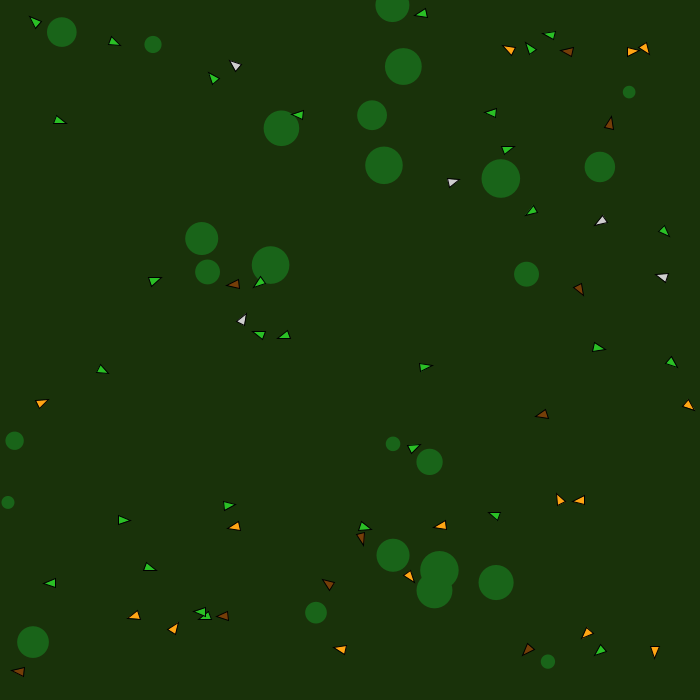
Frame 1 (no input)
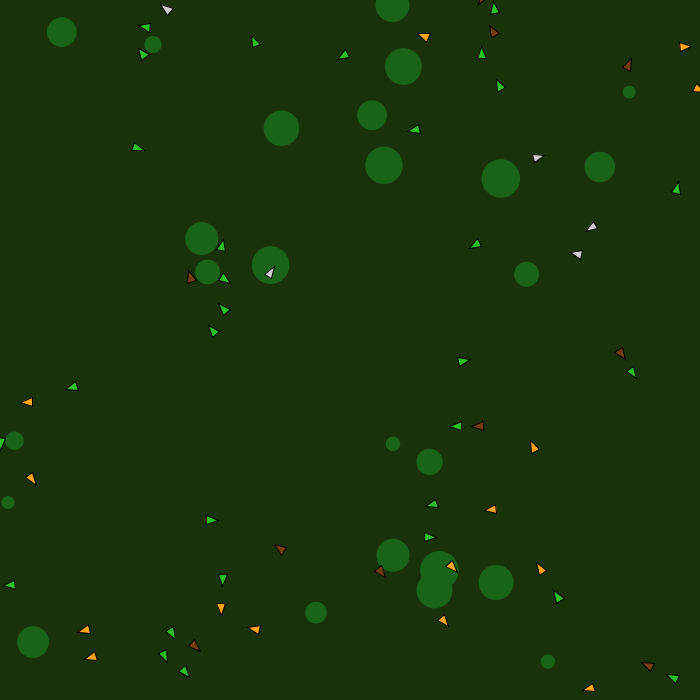
Frame 60 (the mouse pressed at the canvas centre just before this capture)
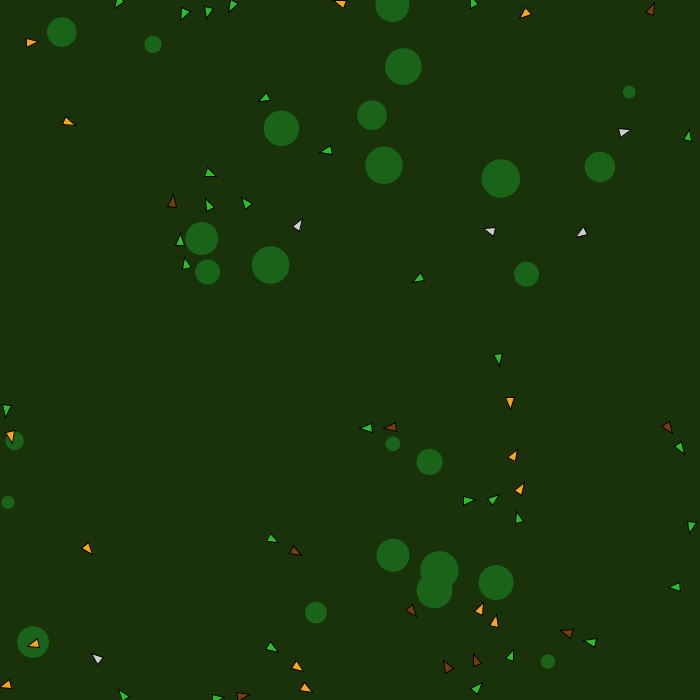
Frame 120 (the mouse held since frame 60 and released just before this capture)

The Processing sketch that drew these frames (run headless with seeded random() and noise(); from frame 60 on, the mouse is pressed at the canvas centre):

// Processing sketch: AutonomousAgents
// ── AutonomousAgents.pde
// Autonomous Agents - Steering Behaviors
// Complex Systems, Flocking
// Nature of Code, Chapter 6.10 to 6.13
// Flocking with obstacle avoidance. (via Reynolds)



ArrayList<Vehicle> agents;
ArrayList<Obstacle> obstacles;
boolean debug = true;


void setup() {
  size( 700, 700 );
  agents = new ArrayList<Vehicle>();
  // 1 == Cat group, 2 == mouse, 3 == Human, 4 == Dog
  for (int i = 0; i < 5; i++) {
    Vehicle v = new Vehicle( random(width), random(height) );
    v.group = 2;
    agents.add( v );
  }
    for (int i = 0; i < 30; i++) {
    Vehicle v = new Vehicle( random(width), random(height) );
    v.group = 3;
    agents.add( v );
  }
    for (int i = 0; i < 15; i++) {
    Vehicle v = new Vehicle( random(width), random(height) );
    v.group = 1;
    agents.add( v );
  }
    for (int i = 0; i < 10; i++) {
    Vehicle v = new Vehicle( random(width), random(height) );
    v.group = 4;
    agents.add( v );
    }
  obstacles = new ArrayList<Obstacle>();
  for (int i = 0; i < 25; i++) {
  obstacles.add( new Obstacle(  random(width-15), random(height-15), random(5,20) ) );
  }
}

void draw() {
  background( 25,50,10,50 );
  
  for (Obstacle ob : obstacles) {
    ob.render();
  }

  for (Vehicle v : agents) {

    v.run(agents);
    
  }
}
// ── Obstacle.pde
class Obstacle {
  PVector location;
  float radius;
  
  Obstacle( float x, float y, float r ) {
    location = new PVector( x, y );
    radius = r;
  }
  
  void render() {
    noStroke( );
    strokeWeight( 1 );
    fill( 25,100,25 );
    ellipse( location.x, location.y, radius * 2, radius * 2 );
  }
}
// ── Vehicle.pde

class Vehicle {
  PVector location;
  PVector velocity;
  PVector acceleration;
  float r;
  float maxforce;
  float maxspeed;
  int group; // 1 == Cat group, 2 == mouse, 3 == Human, 4 == Dog
  // Data for the Agent location.
  //  PVector position;
  float radius;
  float angle;
  //  PVector velocity1;

  // These two variables describe limited viewing ability
  float angleOfView;
  float viewDistance;


  Vehicle(float x, float y) {
    acceleration = new PVector(0, 0);
    velocity = new PVector(random(-2, 2), random(-1, 1));
    location = new PVector(x, y);
    r = 3.0;
    // Arbitrary values for maxspeed and
    // force; try varying these!
    maxspeed = 1.5;
    maxforce = 0.05;
    group = 1;

    //   position = new PVector( width/2.0, height/2.0 );
    //    velocity1 = new PVector( 1.0, 0.0 );
    radius = 10.0;
    angle = 0.0;
    angleOfView = (PI / 4) + 2.380;
    viewDistance = 250.0;
  }

  void update() {
    velocity.add(acceleration);
    velocity.limit(maxspeed);
    location.add(velocity);
    acceleration.mult(0);
  }

  // Newton’s second law; we could divide by mass if we wanted.
  void applyForce(PVector force) {
    acceleration.add(force);
  }

  void render() {
    // Vehicle is a triangle pointing in
    // the direction of velocity; since it is drawn
    // pointing up, we rotate it an additional 90 degrees.
    float theta = velocity.heading() + PI/2;
    pushMatrix();
    translate(location.x, location.y);
    rotate(theta);
    if (group == 1) {
      fill(255, 165, 20); //orange
    } else if (group == 2) {
      fill(206, 206, 206); //Grey
    } else if (group == 3) {
      fill(42, 192, 37);//Human
    } else
    {
      fill(117, 62, 8);//Dog
    }
    stroke(0);
    beginShape();
    vertex(0, -r*2);
    vertex(-r*1.5, r*2);
    vertex(r*1.5, r*2);
    endShape(CLOSE);
    popMatrix();
  }


  void run(ArrayList<Vehicle> vehicles) {
    if (group == 1) //Cat
    {
      for (Vehicle v : vehicles)
      {
        float distance = location.dist( v.location );
        if ( distance < 50) {
          {
            if (v.group == 3 || v.group == 4)
            {
              maxspeed = 3.0;
              flee(v.location);
            } else
            {
              maxspeed = 1.5;
              separate(vehicles);
              wander();
            }
          }
        }
      }
    } else if (group == 2) //Mouse
    {
        wander();
        avoid(obstacles);
    } else if (group == 3) //Human
    {
      for (Vehicle v : vehicles)
      {
        float distance = location.dist( v.location );
        if ( distance < 50) {
          {
            if (v.group == 2)
            {
              maxspeed = 3.0;
              flee(v.location);
            } else
            {
              maxspeed = 1.5;
              flock(vehicles);
            }
          }
        }
      }
    } else //Dog
    {
      for (Vehicle v : vehicles)
      {
        float distance = location.dist( v.location );
        if ( distance < 40) {
          {
            if (v.group == 1)
            {
              seek(v.location);
            } else
            {
              flock(vehicles);
            }
          }
        }
      }
    }
    update();
    borders();
    render();
  }
  // We accumulate a new acceleration each time based on three rules
  void flock(ArrayList<Vehicle> vehicles) {
    PVector sep = separate(vehicles);   // Separation
    PVector ali = align(vehicles);      // Alignment
    PVector coh = cohesion(vehicles);   // Cohesion
    PVector avoid = avoid(obstacles);

    float sepWeight = 1.5;
    float aliWeight = 1.0;
    float cohWeight = 1.0;
    float avoidWeight = 2.0;

    if (avoid.mag() >= 0.01) {
      sepWeight = 0.2;
      cohWeight = 0.01;
      aliWeight = 0.01;
    }

    // Arbitrarily weight these forces
    sep.mult(sepWeight);
    ali.mult(aliWeight);
    coh.mult(cohWeight);
    avoid.mult(avoidWeight);

    // Add the force vectors to acceleration
    applyForce(sep);
    applyForce(ali);
    applyForce(coh);
    applyForce(avoid);
  }
  void flee(PVector target) {
    float d = location.dist(target);
    if (d < 100)
    {
      println("flee");
      PVector desired = PVector.sub(target, location);
      desired.mult(-1);
      desired.mult(maxspeed*3);
      PVector steer = PVector.sub(desired, velocity);
      steer.limit(maxforce*3);
      applyForce(steer);
    }
  }
  // A method that calculates and applies a steering force towards a target
  // STEER = DESIRED MINUS VELOCITY
  PVector seek(PVector target) {
    PVector desired = PVector.sub(target, location);  // A vector pointing from the location to the target
    // Normalize desired and scale to maximum speed
    desired.normalize();
    desired.mult(maxspeed);
    // Steering = Desired minus Velocity
    PVector steer = PVector.sub(desired, velocity);
    steer.limit(maxforce);  // Limit to maximum steering force
    return steer;
  }

  // Wraparound
  void borders() {
    if (location.x < -r) location.x = width+r;
    if (location.y < -r) location.y = height+r;
    if (location.x > width+r) location.x = -r;
    if (location.y > height+r) location.y = -r;
  }

  // Separation
  // Method checks for nearby boids and steers away
  PVector separate (ArrayList<Vehicle> vehicles) {
    float desiredseparation = 25.0f;
    PVector steer = new PVector(0, 0, 0);
    int count = 0;
    // For every boid in the system, check if it's too close
    for (Vehicle other : vehicles) {
      float d = PVector.dist(location, other.location);
      // If the distance is greater than 0 and less than an arbitrary amount (0 when you are yourself)
      if ((d > 0) && (d < desiredseparation)) {
        // Calculate vector pointing away from neighbor
        PVector diff = PVector.sub(location, other.location);
        diff.normalize();
        diff.div(d);        // Weight by distance
        steer.add(diff);
        count++;            // Keep track of how many
      }
    }
    // Average -- divide by how many
    if (count > 0) {
      steer.div((float)count);
    }

    // As long as the vector is greater than 0
    if (steer.mag() > 0) {
      // Implement Reynolds: Steering = Desired - Velocity
      steer.normalize();
      steer.mult(maxspeed);
      steer.sub(velocity);
      steer.limit(maxforce);
    }
    return steer;
  }

  // Alignment
  // For every nearby boid in the system, calculate the average velocity
  PVector align(ArrayList<Vehicle> vehicles) {
    float neighbordist = 50;
    PVector sum = new PVector(0, 0);
    int count = 0;
    for (Vehicle other : vehicles) {
      float d = PVector.dist(location, other.location);
      if ((d > 0) && (d < neighbordist)) {
        sum.add(other.velocity);
        count++;
      }
    }
    if (count > 0) {
      sum.div((float)count);
      sum.normalize();
      sum.mult(maxspeed*1.5);
      PVector steer = PVector.sub(sum, velocity);
      steer.limit(maxforce);
      return steer;
    } else {
      return new PVector(0, 0);
    }
  }

  // Cohesion
  // For the average location (i.e. center) of all nearby boids, calculate steering vector towards that location
  PVector cohesion (ArrayList<Vehicle> vehicles) {
    float neighbordist = 50;
    PVector sum = new PVector(0, 0);   // Start with empty vector to accumulate all locations
    int count = 0;
    for (Vehicle other : vehicles) {
      float d = PVector.dist(location, other.location);
      if ((d > 0) && (d < neighbordist)) {
        sum.add(other.location); // Add location
        count++;
      }
    }
    if (count > 0) {
      sum.div(count);
      return seek(sum);  // Steer towards the location
    } else {
      return new PVector(0, 0);
    }
  }

  PVector wander() {
    float strength = 40.0;
    float circleDistance = 80.0;
    PVector circleLocation = velocity.copy();
    if (velocity.mag() < 0.0001) {
      circleLocation = new PVector( 1, 0 );
    }
    circleLocation.normalize();
    circleLocation.mult(circleDistance);
    circleLocation.add(location);

    float u = location.x / 100.0 + frameCount / 60.0;
    float v = location.y / 100.0;
    float rate = 0.3;
    float wander = (noise( u, v ) * rate) - (rate / 2.0);
    float heading = velocity.heading();
    float x = strength * cos( wander + heading ) + circleLocation.x;
    float y = strength * sin( wander + heading ) + circleLocation.y;
    PVector wanderTarget = new PVector( x, y );
    return seek( wanderTarget );
  }

  PVector avoid(ArrayList<Obstacle> obstacles) {
    float distance = 100.0;
    float angle = velocity.heading();
    float ax = distance / 2.0;
    float ay = 0.0;
    float awidth = distance;
    float aheight = r * 2;
    Obstacle closestObstacle = null;
    float closestDistance = 1000000.0;
    PVector closestB = null;
    for (Obstacle ob : obstacles) {
      PVector b = PVector.sub( ob.location, location );
      b.rotate( -angle );
      float bwidth = ob.radius * 2.0;
      float bheight = bwidth;
      if ((abs(ax - b.x) * 2 < (awidth + bwidth)) && (abs(ay - b.y) * 2 < (aheight + bheight))) {
        if (b.x < closestDistance) {
          closestObstacle = ob;
          closestDistance = b.x;
          closestB = b;
        }
      }
    }
    if (closestObstacle != null) {
      PVector steer = new PVector(0.0, -closestB.y);
      steer.rotate(angle);
      steer.normalize();
      steer.mult(maxspeed*1.5);
      steer.limit(maxforce*1.5);
      return steer;
    }
    return new PVector(0, 0);
  }
}
